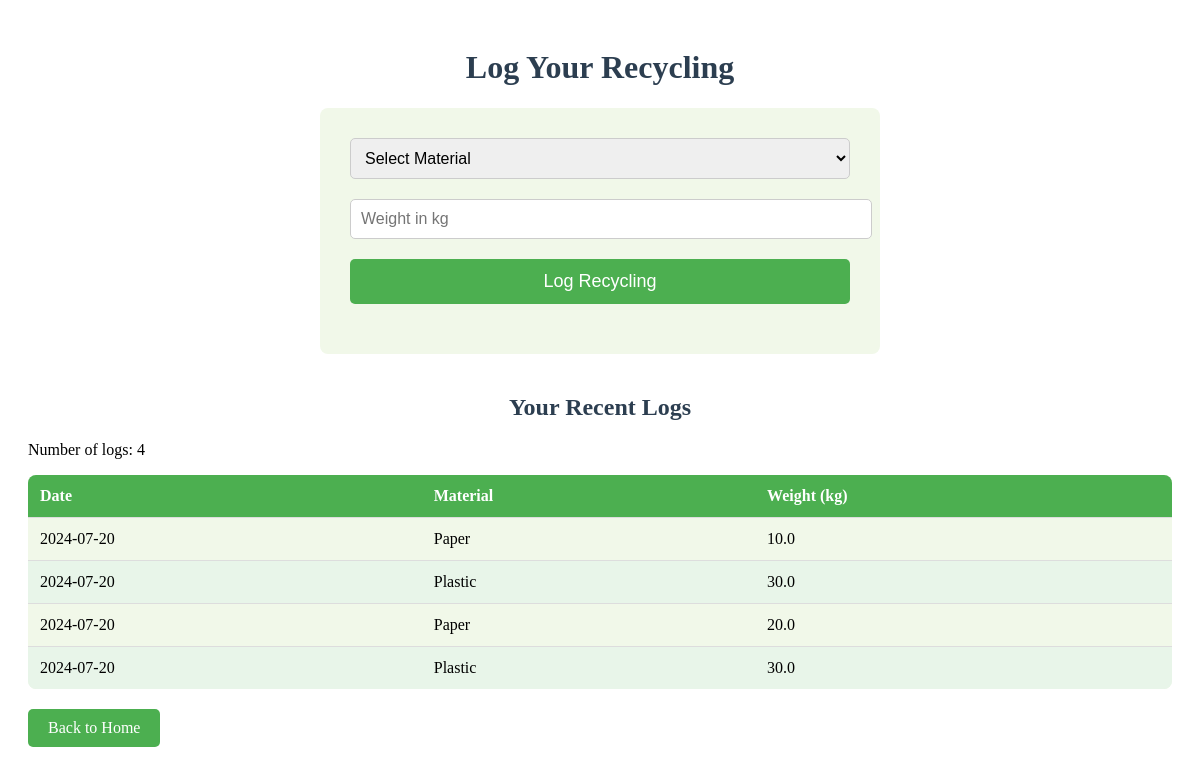
/recycling_log (signed in), run on the app's committed database.
### tables this page shows
CREATE TABLE recycling_logs
             (id INTEGER PRIMARY KEY,
              user_id INTEGER,
              material TEXT NOT NULL,
              weight REAL NOT NULL,
              date TEXT NOT NULL,
              FOREIGN KEY (user_id) REFERENCES users (id));

### app.py (the view)
@app.route('/recycling_log')
def recycling_log():
    if 'user' not in session:
        return redirect(url_for('userauthentication'))
    user_email = session['user']['email']
    conn = get_db_connection()
    try:
        user = conn.execute('SELECT id FROM users WHERE email = ?', (user_email,)).fetchone()
        if not user:
            return redirect(url_for('home'))
        user_id = user['id']
        logs = conn.execute('''
            SELECT material, weight, date
            FROM recycling_logs
            WHERE user_id = ?
            ORDER BY date DESC
            LIMIT 10
        ''', (user_id,)).fetchall()
        print("Fetched logs:", logs)  # Add this line to debug
        return render_template('recycling_log.html', logs=logs)
    finally:
        conn.close()

### app.py (called while the page is built)
def get_db_connection():
    conn = sqlite3.connect('recycling.db')
    conn.row_factory = sqlite3.Row
    return conn

### templates/recycling_log.html (shortened to what this page needs)
<!DOCTYPE html>
<html lang="en">
<head>
    <link rel="stylesheet" href="{{ url_for('static', filename='css/recycling_log.css') }}">
</head>
<body>
    <div class="container">
        <h1>Log Your Recycling</h1>
        <div class="recycling-section">
            <form id="recycling-log-form">
                <select id="material" name="material" required>
                    <option value="">Select Material</option>
                </select>
                <input type="number" id="weight" name="weight" step="0.01" min="0" required placeholder="Weight in kg">
                <button type="submit">Log Recycling</button>
            </form>
        </div>
        <div class="logs-section">
            <h2>Your Recent Logs</h2>
            {% if logs %}
            <p>Number of logs: {{ logs|length }}</p>
            {% else %}
            <p>No logs found.</p>
            {% endif %}
            <table id="recycling-logs">
                <thead>
                    <tr>
                        <th>Date</th>
                        <th>Material</th>
                        <th>Weight (kg)</th>
                    </tr>
                </thead>
                <tbody>
                    {% for log in logs %}
                    <tr>
                        <td>{{ log['date'] }}</td>
                        <td>{{ log['material'] }}</td>
                        <td>{{ log['weight'] }}</td>
                    </tr>
                    {% else %}
                    <tr>
                        <td colspan="3">No logs available</td>
                    </tr>
                    {% endfor %}
                </tbody>
            </table>
        </div>
        <a href="{{ url_for('home') }}" class="btn">Back to Home</a>
    </div>
</body>
</html>

### static/css/recycling_log.css (style rules this page uses)
.container { max-width: 1200px; margin: 0 auto; padding: 20px; }
h1, h2 { color: #2c3e50; text-align: center; }
.recycling-section { background-color: #f1f8e9; padding: 30px; border-radius: 8px; max-width: 500px; margin: 0 auto 30px; }
#recycling-log-form select, #recycling-log-form input { width: 100%; padding: 10px; margin-bottom: 20px; border: 1px solid #ccc; border-radius: 5px; font-size: 16px; }
#recycling-log-form button { display: block; width: 100%; background-color: #4caf50; color: white; padding: 12px 20px; text-decoration: none; border: none; border-radius: 5px; font-size: 18px; cursor: pointer; transition: background-color 0.3s; }
.logs-section { margin-top: 40px; }
#recycling-logs { width: 100%; border-collapse: collapse; background-color: #f1f8e9; border-radius: 8px; overflow: hidden; }
#recycling-logs th, #recycling-logs td { padding: 12px; text-align: left; border-bottom: 1px solid #ddd; }
#recycling-logs th { background-color: #4caf50; color: white; }
#recycling-logs tr:last-child td { border-bottom: none; }
#recycling-logs tr:nth-child(even) { background-color: #e8f5e9; }
.btn { display: inline-block; background-color: #4caf50; color: white; padding: 10px 20px; text-decoration: none; border-radius: 5px; margin-top: 20px; text-align: center; }

### data on the page
recycling_logs: date "2024-07-20", material "Paper", weight "10.0"
recycling_logs: date "2024-07-20", material "Plastic", weight "30.0"
recycling_logs: date "2024-07-20", material "Paper", weight "20.0"
recycling_logs: date "2024-07-20", material "Plastic", weight "30.0"

### other printed values
{{ logs|length }} "4"
